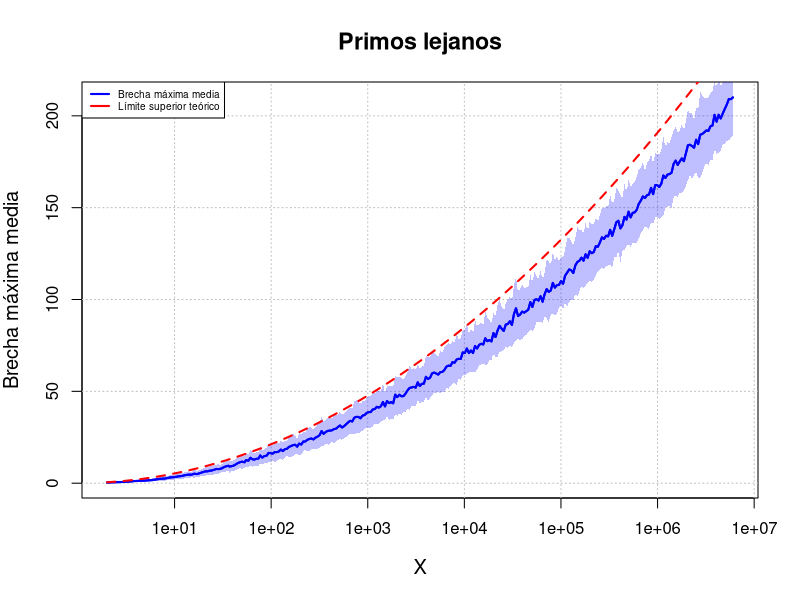

The R script that drew this image:
set.seed(123)

get_larger_gap <- function(x = max_x) {
  numbers <- runif(n = x / log(x), min = 1, max = x)
  sorted <- sort(numbers)
  gaps <- diff(sorted)
  return(max(gaps))
}

get_gap <- function(x = x, n_sim = n_sim) {
  .simulations <- sapply(seq_len(n_sim), function(i) {
    get_larger_gap(x)
  })
  .mean <- mean(.simulations)
  .sd <- sd(.simulations)
  return(c(.mean, .sd))
}

get_prove_numbers <- function(max_x, power = 1.05) {
  prove_numbers <- sapply(seq_len(max_x), function(x) ceiling(power^x)) # Polynomial increasing values
  prove_numbers <- unique(prove_numbers)
  return(prove_numbers)
}

get_results <- function(max_x, n_sim) {
  # prove_numbers <- seq(from = 2, to = max_x, by = 10)
  prove_numbers <- get_prove_numbers(max_x)
  numbers <- sapply(prove_numbers, function(x) get_gap(x = x, n_sim = n_sim))
  return(numbers)
}

get_nice_plot <- function(max_x, results) {
  y <- get_prove_numbers(max_x)
  mean_values <- results[1, ]
  sd_values <- results[2, ]

  # Calculate the upper bound (for example, using log(n))
  upper_bound <- log(y)^2

  # Plot the mean values
  plot(y, mean_values,
    type = "l",
    col = "blue",
    lwd = 2,
    xlab = "X",
    ylab = "Brecha máxima media",
    main = "Primos lejanos",
    cex.lab = 1.2,
    cex.main = 1.4,
    log = "x"
  )
  grid(nx = NULL, ny = NULL, col = "gray", lty = "dotted")

  # Add the fan chart for standard deviation
  upper <- mean_values + sd_values
  lower <- mean_values - sd_values
  x_polygon <- c(y, rev(y))
  y_polygon <- c(upper, rev(lower))
  polygon(x_polygon, y_polygon, col = rgb(0, 0, 1, 0.25), border = NA)

  # Redraw the mean line for clarity
  lines(y, mean_values, type = "l", col = "blue", lwd = 2)

  # Add the upper bound line
  lines(
    y, upper_bound,
    type = "l", col = "red", lwd = 2, lty = 2
  ) # Dashed red line for the upper bound

  # Add a legend
  legend("topleft",
    legend = c("Brecha máxima media", "Límite superior teórico"),
    col = c("blue", "red"),
    lwd = 2,
    lty = c(1, 1, 2),
    cex = 0.6
  ) # Smaller text size
}

# Results -----------------------------------------------------------------
max_x <- 320 # around 2000000000
n_sim <- 100
begin <- Sys.time()
results <- get_results(max_x = max_x, n_sim = n_sim)
get_nice_plot(max_x = max_x, results = results)
end <- Sys.time()
end - begin # how long it took

# max(get_prove_numbers(400,1.05))
